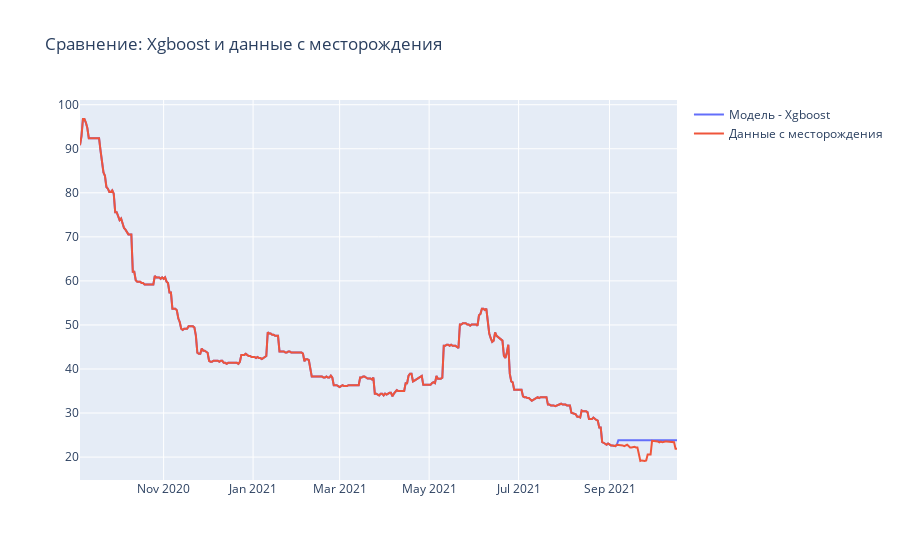

The notebook cell saved with this chart:
### Code cell
graph_with_prediction(y_train=y_train, y_test=y_test, answer_model=answer, model_name='Xgboost')

### Figure 1 — Plotly figure (JSON) as saved in the notebook; plotly's stock layout.template omitted (floating-point values rounded to 4 significant figures; data arrays with more than 128 entries replaced by an {"elided": "..."} marker saying what was removed)
{"data": [{"mode": "lines", "name": "Модель - Xgboost", "type": "scatter", "x": {"elided": "408 str values"}, "y": {"elided": "408 float values"}}, {"mode": "lines", "name": "Данные с месторождения", "type": "scatter", "x": {"elided": "408 str values"}, "y": {"elided": "408 float values"}}], "layout": {"title": {"text": "Сравнение: Xgboost и данные с месторождения"}}}
